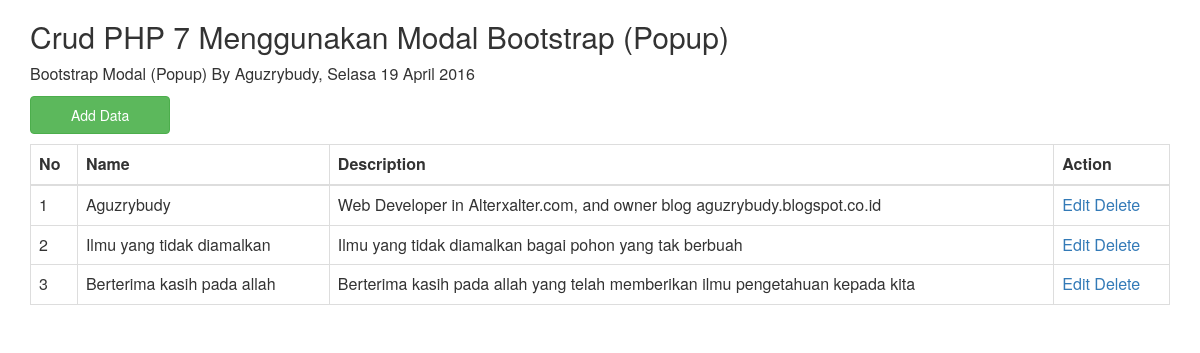
The page / on the database its author committed.
### tables this page shows
CREATE TABLE `modal` (
  `modal_id` int(11) NOT NULL AUTO_INCREMENT,
  `modal_name` varchar(255) DEFAULT NULL,
  `description` text,
  `date` timestamp NULL DEFAULT NULL ON UPDATE CURRENT_TIMESTAMP,
  PRIMARY KEY (`modal_id`)
);

### index.php (the view, shortened to what this page needs)
<!doctype html>
<html lang="en">
<head>
<link href="css/bootstrap.css" rel="stylesheet">
</head>
<body>
<div class="container">
  <h2>Crud PHP 7 Menggunakan Modal Bootstrap (Popup)</h2>
  <p>Bootstrap Modal  (Popup) By Aguzrybudy, Selasa 19 April 2016</p>
  <p><a href="#" class="btn btn-success" data-target="#ModalAdd" data-toggle="modal">Add Data</a></p>
<table id="mytable" class="table table-bordered">
    <thead>
      <th>No</th>
      <th>Name</th>
      <th>Description</th>
      <th>Action</th>
    </thead>
<?php
  include "koneksi.php";
  $no = 0;
  $modal=mysqli_query($koneksi,"SELECT * FROM modal");
  while($r=mysqli_fetch_array($modal)){
  $no++;
?>
  <tr>
      <td><?php echo $no; ?></td>
      <td><?php echo  $r['modal_name']; ?></td>
      <td><?php echo  $r['description']; ?></td>
      <td>
         <a href="#" class='open_modal' id='<?php echo  $r['modal_id']; ?>'>Edit</a>
         <a href="#" onclick="confirm_modal('proses_delete.php?&modal_id=<?php echo  $r['modal_id']; ?>');">Delete</a>
      </td>
  </tr>
<?php } ?>
</table>
</div>
</body>
</html>

### rows shown on the page
modal: modal_name "Aguzrybudy", description "Web Developer in Alterxalter.com, and owner blog aguzrybudy.blogspot.co.id"
modal: modal_name "Ilmu yang tidak diamalkan", description "Ilmu yang tidak diamalkan bagai pohon yang tak berbuah"
modal: modal_name "Berterima kasih pada allah", description "Berterima kasih pada allah yang telah memberikan ilmu pengetahuan kepada kita"
